Frame 1 (no input): blank canvas, image omitted
Frame 60 (the mouse pressed at the canvas centre just before this capture): blank canvas, image omitted
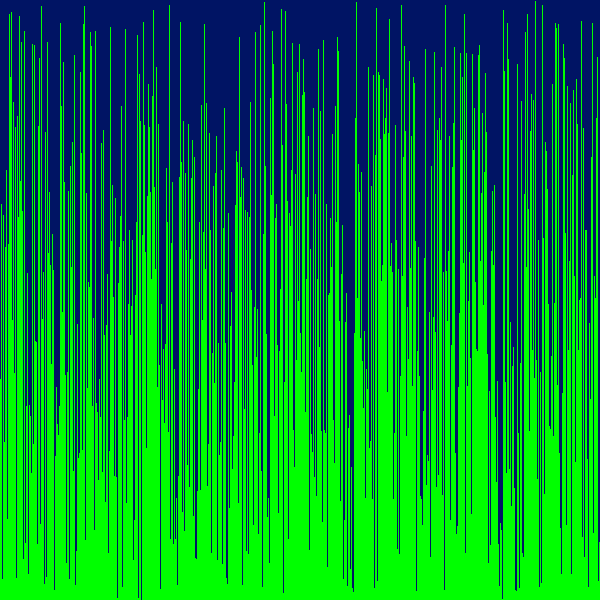
Frame 120 (the mouse held since frame 60 and released just before this capture)

The Processing sketch whose frames 1 and 60 were blank and that drew this single picture after the mouse press (run headless with seeded random() and noise(); from frame 60 on, the mouse is pressed at the canvas centre):

// Processing sketch: VisualArraySorter
// ── VisualArraySorter.pde
/* Paste the code into a new Processing sketch and complete the steps. */

//1. create an array of ints. don't initialize it yet.
int[] x;

void setup() {
  //2. set the size of your window
  //  if you are using Processing 3, you cannot use variables
  //  because the developers don't know how programming is supposed to work.\
  size(600, 600);

  //3. initialize your array with the built in width variable
  x = new int[600];
  
  //4. initialize the ints in the array with random numbers
  //   from 0 to the built in height variable
  int x = (600); random(600); 
  
  //5. call the noStroke() method
  noStroke();
}

void draw() {
  //6. set the background color with background(r, g, b);
  background(0, 20, 100);

  //7. set the color for your graph
  fill(0, 255, 0);
  
  //8. draw a rectangle for each int in your array.
  for(int i = 0; i<x.length; i++){
    rect(i, height, 1, -x[i]); 
  }
  //   the x value will be the current index in the array
  //   the y value will the height variable
  //   the width is 1 (one)
  //   the height is negative the value of the element at the current index of the array

  
  //9. call the stepSort method
  stepSort(x);
  
   //11. call the method you made in step 10 when the mouse is pressed
 if(mousePressed){
   randomArray();
 }
}

  //10. extract the code that randomizes the array into a method.
void randomArray(){
  
  for(int i = 0; i<x.length; i++){
    x[i] = (int) random(600);
    System.out.print(x[i]);
  }
}

void stepSort(int[] arr) {
  for (int i = 1; i < arr.length; i++) {
    if (arr[i - 1] > arr[i]) {
      int t = arr[i];
      arr[i] = arr[i - 1];
      arr[i - 1] = t;
    }
  }
}
